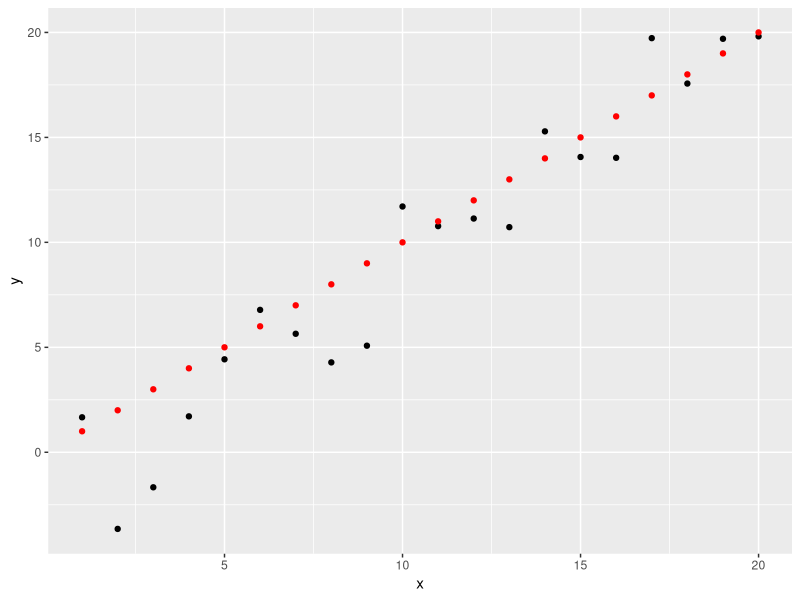

Write the R code that produced this figure.
library(ggplot2)

#Daa frame with x, observed and predicted variables.
data <- data.frame(
  x=1:20,
  observed=1:20+rnorm(20)*2,
  predicted=1:20
)

#Point plot per variable with colors
ggplot(data=data, mapping=aes(x=x, y=y)) +
  geom_point(aes(y = observed), color="black") +
  geom_point(aes(y = predicted), color="red")
